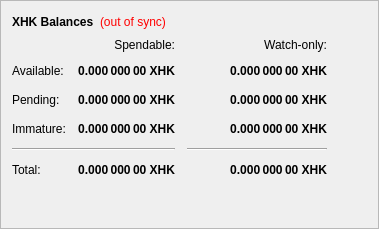
        <widget class="QFrame" name="frame">
         <property name="frameShape">
          <enum>QFrame::StyledPanel</enum>
         </property>
         <property name="frameShadow">
          <enum>QFrame::Raised</enum>
         </property>
         <layout class="QVBoxLayout" name="verticalLayout_4">
          <item>
           <layout class="QHBoxLayout" name="horizontalLayout_4">
            <item>
             <widget class="QLabel" name="label_5">
              <property name="font">
               <font>
                <weight>75</weight>
                <bold>true</bold>
               </font>
              </property>
              <property name="text">
               <string>XHK Balances</string>
              </property>
             </widget>
            </item>
            <item>
             <widget class="QLabel" name="labelWalletStatus">
              <property name="cursor">
               <cursorShape>WhatsThisCursor</cursorShape>
              </property>
              <property name="toolTip">
               <string>The displayed information may be out of date. Your wallet automatically synchronizes with the Hostinkey network after a connection is established, but this process has not completed yet.</string>
              </property>
              <property name="styleSheet">
               <string notr="true">QLabel { color: red; }</string>
              </property>
              <property name="text">
               <string notr="true">(out of sync)</string>
              </property>
              <property name="alignment">
               <set>Qt::AlignLeading|Qt::AlignLeft|Qt::AlignVCenter</set>
              </property>
             </widget>
            </item>
            <item>
             <spacer name="horizontalSpacer_3">
              <property name="orientation">
               <enum>Qt::Horizontal</enum>
              </property>
              <property name="sizeHint" stdset="0">
               <size>
                <width>40</width>
                <height>20</height>
               </size>
              </property>
             </spacer>
            </item>
           </layout>
          </item>
          <item>
           <layout class="QGridLayout" name="gridLayout">
            <property name="spacing">
             <number>12</number>
            </property>
            <item row="2" column="2">
             <widget class="QLabel" name="labelWatchPending">
              <property name="font">
               <font>
                <weight>75</weight>
                <bold>true</bold>
               </font>
              </property>
              <property name="cursor">
               <cursorShape>IBeamCursor</cursorShape>
              </property>
              <property name="toolTip">
               <string>Unconfirmed transactions to watch-only addresses</string>
              </property>
              <property name="text">
               <string notr="true">0.000 000 00 XHK</string>
              </property>
              <property name="alignment">
               <set>Qt::AlignRight|Qt::AlignTrailing|Qt::AlignVCenter</set>
              </property>
              <property name="textInteractionFlags">
               <set>Qt::LinksAccessibleByMouse|Qt::TextSelectableByKeyboard|Qt::TextSelectableByMouse</set>
              </property>
             </widget>
            </item>
            <item row="2" column="1">
             <widget class="QLabel" name="labelUnconfirmed">
              <property name="font">
               <font>
                <weight>75</weight>
                <bold>true</bold>
               </font>
              </property>
              <property name="cursor">
               <cursorShape>IBeamCursor</cursorShape>
              </property>
              <property name="toolTip">
               <string>Total of transactions that have yet to be confirmed, and do not yet count toward the spendable balance</string>
              </property>
              <property name="text">
               <string notr="true">0.000 000 00 XHK</string>
              </property>
              <property name="alignment">
               <set>Qt::AlignRight|Qt::AlignTrailing|Qt::AlignVCenter</set>
              </property>
              <property name="textInteractionFlags">
               <set>Qt::LinksAccessibleByMouse|Qt::TextSelectableByKeyboard|Qt::TextSelectableByMouse</set>
              </property>
             </widget>
            </item>
            <item row="3" column="2">
             <widget class="QLabel" name="labelWatchImmature">
              <property name="font">
               <font>
                <weight>75</weight>
                <bold>true</bold>
               </font>
              </property>
              <property name="cursor">
               <cursorShape>IBeamCursor</cursorShape>
              </property>
              <property name="toolTip">
               <string>Staked or masternode rewards in watch-only addresses that has not yet matured</string>
              </property>
              <property name="text">
               <string notr="true">0.000 000 00 XHK</string>
              </property>
              <property name="alignment">
               <set>Qt::AlignRight|Qt::AlignTrailing|Qt::AlignVCenter</set>
              </property>
              <property name="textInteractionFlags">
               <set>Qt::LinksAccessibleByMouse|Qt::TextSelectableByKeyboard|Qt::TextSelectableByMouse</set>
              </property>
             </widget>
            </item>
            <item row="4" column="0" colspan="2">
             <widget class="Line" name="lineSpendableBalance">
              <property name="orientation">
               <enum>Qt::Horizontal</enum>
              </property>
             </widget>
            </item>
            <item row="4" column="2">
             <widget class="Line" name="lineWatchBalance">
              <property name="sizePolicy">
               <sizepolicy hsizetype="Preferred" vsizetype="Fixed">
                <horstretch>0</horstretch>
                <verstretch>0</verstretch>
               </sizepolicy>
              </property>
              <property name="minimumSize">
               <size>
                <width>140</width>
                <height>0</height>
               </size>
              </property>
              <property name="orientation">
               <enum>Qt::Horizontal</enum>
              </property>
             </widget>
            </item>
            <item row="5" column="0">
             <widget class="QLabel" name="labelTotalText">
              <property name="text">
               <string>Total:</string>
              </property>
             </widget>
            </item>
            <item row="3" column="1">
             <widget class="QLabel" name="labelImmature">
              <property name="font">
               <font>
                <weight>75</weight>
                <bold>true</bold>
               </font>
              </property>
              <property name="cursor">
               <cursorShape>IBeamCursor</cursorShape>
              </property>
              <property name="toolTip">
               <string>Staked or masternode rewards that has not yet matured</string>
              </property>
              <property name="text">
               <string notr="true">0.000 000 00 XHK</string>
              </property>
              <property name="alignment">
               <set>Qt::AlignRight|Qt::AlignTrailing|Qt::AlignVCenter</set>
              </property>
              <property name="textInteractionFlags">
               <set>Qt::LinksAccessibleByMouse|Qt::TextSelectableByKeyboard|Qt::TextSelectableByMouse</set>
              </property>
             </widget>
            </item>
            <item row="2" column="3">
             <spacer name="horizontalSpacer_2">
              <property name="orientation">
               <enum>Qt::Horizontal</enum>
              </property>
              <property name="sizeHint" stdset="0">
               <size>
                <width>40</width>
                <height>20</height>
               </size>
              </property>
             </spacer>
            </item>
            <item row="3" column="0">
             <widget class="QLabel" name="labelImmatureText">
              <property name="text">
               <string>Immature:</string>
              </property>
             </widget>
            </item>
            <item row="5" column="1">
             <widget class="QLabel" name="labelTotal">
              <property name="font">
               <font>
                <weight>75</weight>
                <bold>true</bold>
               </font>
              </property>
              <property name="cursor">
               <cursorShape>IBeamCursor</cursorShape>
              </property>
              <property name="toolTip">
               <string>Your current total balance</string>
              </property>
              <property name="text">
               <string notr="true">0.000 000 00 XHK</string>
              </property>
              <property name="alignment">
               <set>Qt::AlignRight|Qt::AlignTrailing|Qt::AlignVCenter</set>
              </property>
              <property name="textInteractionFlags">
               <set>Qt::LinksAccessibleByMouse|Qt::TextSelectableByKeyboard|Qt::TextSelectableByMouse</set>
              </property>
             </widget>
            </item>
            <item row="5" column="2">
             <widget class="QLabel" name="labelWatchTotal">
              <property name="font">
               <font>
                <weight>75</weight>
                <bold>true</bold>
               </font>
              </property>
              <property name="cursor">
               <cursorShape>IBeamCursor</cursorShape>
              </property>
              <property name="toolTip">
               <string>Current total balance in watch-only addresses</string>
              </property>
              <property name="text">
               <string notr="true">0.000 000 00 XHK</string>
              </property>
              <property name="alignment">
               <set>Qt::AlignRight|Qt::AlignTrailing|Qt::AlignVCenter</set>
              </property>
              <property name="textInteractionFlags">
               <set>Qt::LinksAccessibleByMouse|Qt::TextSelectableByKeyboard|Qt::TextSelectableByMouse</set>
              </property>
             </widget>
            </item>
            <item row="0" column="2">
             <widget class="QLabel" name="labelWatchonly">
              <property name="text">
               <string>Watch-only:</string>
              </property>
              <property name="alignment">
               <set>Qt::AlignRight|Qt::AlignTrailing|Qt::AlignVCenter</set>
              </property>
             </widget>
            </item>
            <item row="1" column="0">
             <widget class="QLabel" name="labelBalanceText">
              <property name="text">
               <string>Available:</string>
              </property>
             </widget>
            </item>
            <item row="1" column="1">
             <widget class="QLabel" name="labelBalance">
              <property name="font">
               <font>
                <weight>75</weight>
                <bold>true</bold>
               </font>
              </property>
              <property name="cursor">
               <cursorShape>IBeamCursor</cursorShape>
              </property>
              <property name="toolTip">
               <string>Your current spendable balance</string>
              </property>
              <property name="text">
               <string notr="true">0.000 000 00 XHK</string>
              </property>
              <property name="alignment">
               <set>Qt::AlignRight|Qt::AlignTrailing|Qt::AlignVCenter</set>
              </property>
              <property name="textInteractionFlags">
               <set>Qt::LinksAccessibleByMouse|Qt::TextSelectableByKeyboard|Qt::TextSelectableByMouse</set>
              </property>
             </widget>
            </item>
            <item row="1" column="2">
             <widget class="QLabel" name="labelWatchAvailable">
              <property name="font">
               <font>
                <weight>75</weight>
                <bold>true</bold>
               </font>
              </property>
              <property name="cursor">
               <cursorShape>IBeamCursor</cursorShape>
              </property>
              <property name="toolTip">
               <string>Your current balance in watch-only addresses</string>
              </property>
              <property name="text">
               <string notr="true">0.000 000 00 XHK</string>
              </property>
              <property name="alignment">
               <set>Qt::AlignRight|Qt::AlignTrailing|Qt::AlignVCenter</set>
              </property>
              <property name="textInteractionFlags">
               <set>Qt::LinksAccessibleByMouse|Qt::TextSelectableByKeyboard|Qt::TextSelectableByMouse</set>
              </property>
             </widget>
            </item>
            <item row="2" column="0">
             <widget class="QLabel" name="labelPendingText">
              <property name="text">
               <string>Pending:</string>
              </property>
             </widget>
            </item>
            <item row="0" column="1">
             <widget class="QLabel" name="labelSpendable">
              <property name="text">
               <string>Spendable:</string>
              </property>
              <property name="alignment">
               <set>Qt::AlignRight|Qt::AlignTrailing|Qt::AlignVCenter</set>
              </property>
             </widget>
            </item>
           </layout>
          </item>
          <item>
           <spacer name="verticalSpacer_4">
            <property name="orientation">
             <enum>Qt::Vertical</enum>
            </property>
            <property name="sizeHint" stdset="0">
             <size>
              <width>20</width>
              <height>40</height>
             </size>
            </property>
           </spacer>
          </item>
         </layout>
        </widget>
